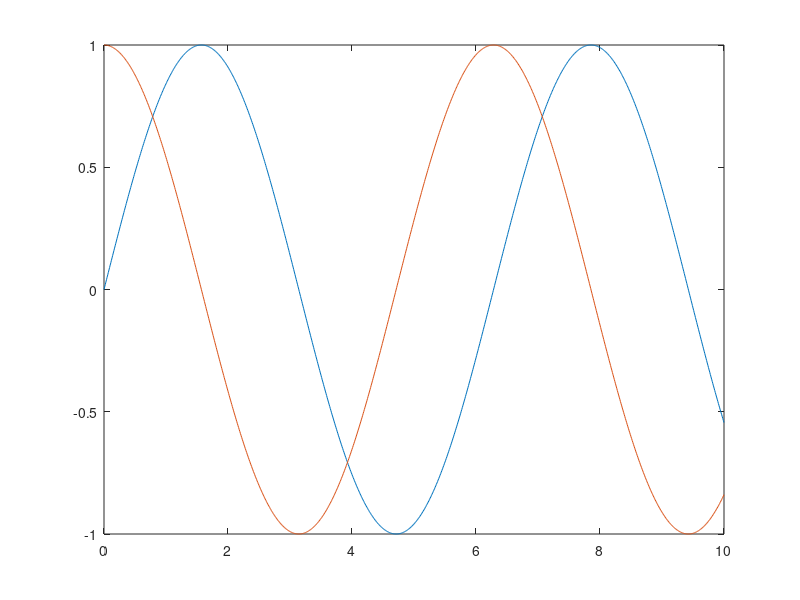

MATLAB code for this plot: (Note: this script raises an error after producing the figure.)
function [] = ipl_demo()
% IPL_DEMO IPLOS write/read demonstration.
%   IPL_DEMO() demonstrates use of ipl_ routines
%
%   IPL_DEMO writes and reads various files in current directory.
%
%   Example
%   ipl_demo generates IPL structures, writes and reads IPL files, and
%   shows contents.
%
%   See also IPL_READ, IPL_WRITE.

%   Copyright 2005-2008 OpenCRG - Daimler AG - Jochen Rauh
%
%   Licensed under the Apache License, Version 2.0 (the "License");
%   you may not use this file except in compliance with the License.
%   You may obtain a copy of the License at
%
%       http://www.apache.org/licenses/LICENSE-2.0
%
%   Unless required by applicable law or agreed to in writing, software
%   distributed under the License is distributed on an "AS IS" BASIS,
%   WITHOUT WARRANTIES OR CONDITIONS OF ANY KIND, either express or implied.
%   See the License for the specific language governing permissions and
%   limitations under the License.
%
%   More Information on OpenCRG open file formats and tools can be found at
%
%       http://www.opencrg.org
%
%   $Id: ipl_demo.m 184 2010-09-22 07:41:39Z jorauh $

close all

% generate data channel descriptions
d.kd_def{1} = 't,s';
d.kd_def{2} = 'sin(t),-';
d.kd_def{3} = 'cos(t),-';

% generate data array
t = 0:0.01:10;
d.kd_dat = [t' sin(t') cos(t')];

% show it
figure
plot(d.kd_dat(:,1)', d.kd_dat(:,2)', ...
    d.kd_dat(:,1)', d.kd_dat(:,3)');

% write it as compact single precision binary
ipl_write(d, 'ipl_demo_1.ipl', 'KRBI');
disp('data written as KRBI to ipl_demo_1.ipl:')
disp(d)

% write it as long double precision formattet
ipl_write(d, 'ipl_demo_2.ipl', 'LDFI');
disp('data written as LDFI to ipl_demo_2.ipl:')
disp(d)

% read first file (default channel precision: single)
d1 = ipl_read('ipl_demo_1.ipl');
disp('data read into single from ipl_demo_1.ipl:')
disp(d1)

% read second file to double data array
d2 = ipl_read('ipl_demo_2.ipl', 'double');
disp('data read into double from ipl_demo_2.ipl:')
disp(d2)

% add extra lines for read data
hold on
plot(d1.kd_dat(:,1)', d1.kd_dat(:,2)', '--', ...
    d1.kd_dat(:,1)', d1.kd_dat(:,3)', '--');
plot(d2.kd_dat(:,1)', d2.kd_dat(:,2)', ':', ...
    d2.kd_dat(:,1)', d2.kd_dat(:,3)', ':');
xlabel(d.kd_def{1})
legend(strcat('d: ', d.kd_def{2}), strcat('d: ', d.kd_def{3}), ...
    strcat('d1: ', d1.kd_def{2}), strcat('d1: ', d1.kd_def{3}), ...
    strcat('d2: ', d2.kd_def{2}), strcat('d2: ', d2.kd_def{3}));
